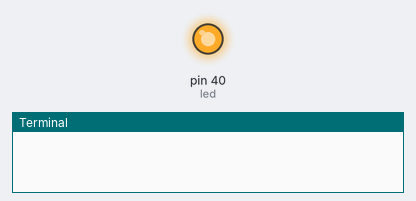
A program run on a simulated Raspberry Pi (header pin numbers). Shown: output pins drawn as LEDs (lit = HIGH), the last lines printed to the terminal. Random numbers come from a fixed seed.

Above: at 0.1 s.
At 4.1 s:
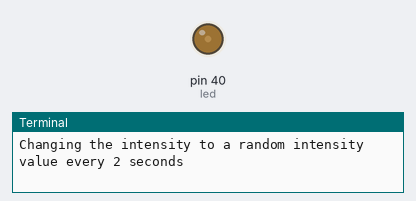
At 16.1 s:
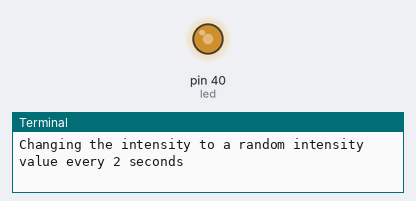
At 36.1 s:
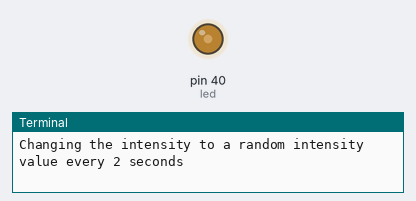
Timing chart, 0 to 39.5 s (numbered marks = the images above):
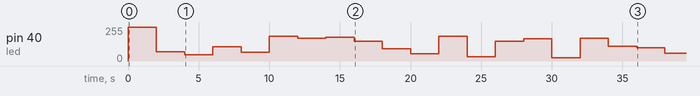

Measured:
- by itself, pin 40 (led): 0/255 → 255/255 at 0.00 s, → 69/255 2.0 s later, → 46/255 2.0 s later, → 107/255 2.0 s later, … (20 changes in this stretch)

The program:

led-intensity.py
```python
#!/usr/bin/env python
import time
import random
import RPi.GPIO as GPIO

# led-intensity.py
# Changes the intensity of a LED light. the intended goal is to create
# a "dimmer" effect on a led. for this program, the led will just
# change the intensity to a random value between 0 and 100 (or anything
# in between), and it will wait two seconds, and then perform the same
# change endlessly, until break is encountered.

GPIO.setmode(GPIO.BOARD)
# Change your PIN to the one you set in in your RPi.
PIN = 40
GPIO.setup(PIN, GPIO.OUT)
led = GPIO.PWM(PIN, 100)
# Start with Max Lighting (100% (see below))
led.start(100)
# Then wait two seconds..
time.sleep(2)
print('Changing the intensity to a random intensity value every ' +
      '2 seconds')
# This endless loop below is so the program continues to run
# indefinitely until you break it (usually ctrl-c)
run = True
try:
    while run:
        new_intensity = random.randint(10, 80)
        led.ChangeDutyCycle(new_intensity)
        time.sleep(2)
except KeyboardInterrupt:
    print('Exit Requested..')
    run = False
finally:
    # These are suggested to be used by the GPIO documentation.
    led.stop()
    GPIO.cleanup()
```
